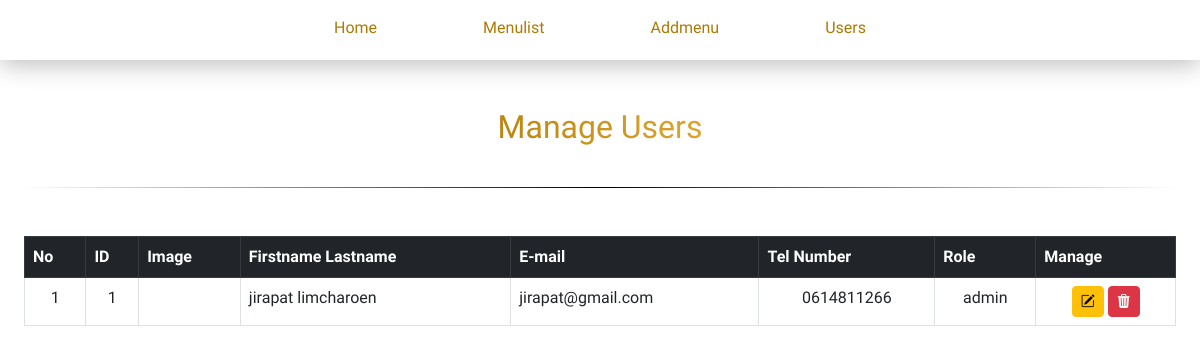
Page /backend/Users.php on the earlier database version.
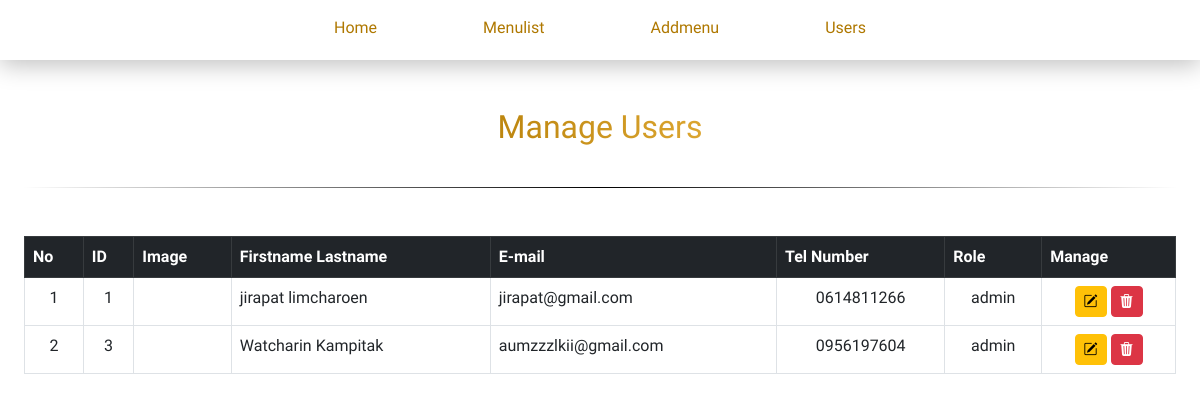
Same page on the later database version.
### tables this page shows
CREATE TABLE `users` (
  `id` int(11) NOT NULL,
  `firstName` text NOT NULL,
  `lastName` varchar(50) NOT NULL,
  `address` varchar(255) NOT NULL,
  `email` varchar(100) NOT NULL,
  `password` varchar(255) NOT NULL,
  `phone` text NOT NULL,
  `profile_image` varchar(255) NOT NULL,
  `role` varchar(255) NOT NULL
);

### backend/controls/fetchUser.php (called while the page is built, shortened)
<?php
    include './controls/db.php';
    $sql = "SELECT `id`, `firstName`, `lastName`, `email`, `password`, `phone`, `address`, `role`, `profile_image`  FROM `users` ";
    $stmt = $pdo->prepare($sql);
    $stmt->execute();
?>

### backend/Users.php (the view, shortened to what this page needs)
<?php
include './controls/fetchUser.php';
?>
<!DOCTYPE html>
<html lang="en">
<head>
    <link href="https://cdn.jsdelivr.net/npm/bootstrap@5.3.0-alpha1/dist/css/bootstrap.min.css" rel="stylesheet" />
    <link rel="stylesheet" href="https://cdn.jsdelivr.net/npm/bootstrap-icons@1.13.1/font/bootstrap-icons.min.css">
    <link rel="stylesheet" href="../assets/css/style.css">
</head>
<body>
    <?php include './components/header.php'; ?>
    <div class="d-flex">
        <main class="p-4 flex-grow-1">
            <h2 class="h-b color-text mt-4 text-center">Manage Users</h2>
            <table class="table table-bordered mt-5">
                <thead class="table-dark">
                    <tr>
                        <th>No</th>
                        <th>ID</th>
                        <th>Image</th>
                        <th>Firstname Lastname</th>
                        <th>E-mail</th>
                        <th>Tel Number</th>
                        <th>Role</th>
                        <th>Manage</th>
                    </tr>
                </thead>
                <tbody>
                    <?php $i = 1; while ($row = $stmt->fetch(PDO::FETCH_ASSOC)) { ?>
                        <tr>
                            <td class="text-center"><?= $i++; ?></td>
                            <td class="text-center"><?= htmlspecialchars($row['id']); ?></td>
                            <td>
                            </td>
                            <td class="text-left">
                                <?= htmlspecialchars($row['firstName']) . " " . htmlspecialchars($row['lastName']); ?></td>
                            <td class="text-left"><?= htmlspecialchars($row['email']); ?></td>
                            <td class="text-center"><?= htmlspecialchars($row['phone']); ?></td>
                            <td class="text-center"><?= htmlspecialchars($row['role']); ?></td>
                            <td class="text-center">
                                <a href="edituser.php?id=<?= $row['id'] ?>" class="btn btn-sm btn-warning">
                                    <i class="bi bi-pencil-square"></i>
                                </a>
                                <button class="btn btn-sm btn-danger" onclick="confirmDelete(<?= $row['id'] ?>)">
                                    <i class="bi bi-trash3-fill"></i>
                                </button>
                            </td>
                        </tr>
                    <?php } ?>
                </tbody>
            </table>
        </main>
    </div>
</body>
</html>

Differences in the rows shown:
added users: id "3", firstName "Watcharin", lastName "Kampitak", email "aumzzzlkii@gmail.com", phone "0956197604", role "admin"
